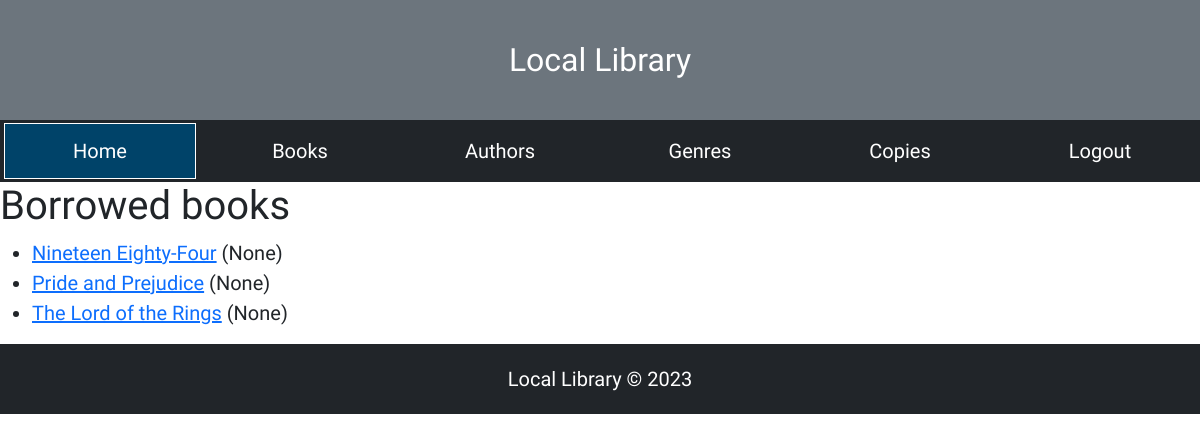
The app's page /catalog/mybooks/ (signed in) with its own data.
### catalog/models.py (models this page shows, shortened)
class BookInstance(models.Model):
    id = models.UUIDField(primary_key=True, default=uuid.uuid4, help_text='Unique ID for this particular book across whole library')
    book = models.ForeignKey(Book, on_delete=models.RESTRICT, null=True)
    imprint = models.CharField(max_length=200)
    due_back = models.DateField(null=True, blank=True)
    borrower = models.ForeignKey(User,on_delete=models.SET_NULL,blank=True,null=True)
    LOAN_STATUS = (
        ('m', 'Maintenance'),
        ('o', 'On loan'),
        ('a', 'Available'),
        ('r', 'Reserved'),
    )
    status = models.CharField(
        max_length=1,
        choices=LOAN_STATUS,
        blank=True,
        default='m',
        help_text='Book availability',
    )
    class Meta:
        ordering = ['due_back']
        permissions = (("can_mark_returned", "Set book as returned"),) # creating a permission for a model
    @property
    def is_overdue(self):
        return bool(self.due_back and date.today() > self.due_back)

class Book(models.Model):
    title = models.CharField(max_length=200)
    author = models.ForeignKey('Author', on_delete=models.SET_NULL, null=True)
    summary = models.TextField(max_length=1000, help_text='Enter a brief description of the book')
    isbn = models.CharField('ISBN', max_length=13, unique=True,
                             help_text='13 Character <a href="https://www.isbn-international.org/content/what-isbn">ISBN number</a>')
    genre = models.ManyToManyField(Genre, help_text='Select a genre for this book')
    cover = models.ImageField(blank=True, null=True, upload_to='book covers')
    def display_genre(self):
        """Create a string for the Genre. This is required to display genre in Admin."""
        return ', '.join(genre.name for genre in self.genre.all()[:3])
    display_genre.short_description = 'Genre'
    class Meta:
        ordering : ['id']

### catalog/views.py (the view)
# urls.py: path('mybooks/', views.LoanedBooksByUserListView.as_view(), name='my-borrowed'),
class LoanedBooksByUserListView(LoginRequiredMixin,PermissionRequiredMixin,ListView):
    model = BookInstance
    template_name = 'bookinstance_list_borrowed_user.html'
    paginate_by = 10
    permission_required = 'catalog.can_mark_returned' # field attributes used by class-based views to check for permissions
    def get_queryset(self):
        return (
            BookInstance.objects.filter(borrower=self.request.user)
            .filter(status__exact='o')
            .order_by('due_back')
        )

### catalog/templates/bookinstance_list_borrowed_user.html
{% extends "base.html" %}
{% block content %}
    <h1>Borrowed books</h1>
    {% if bookinstance_list %}
    <ul>
      {% for bookinst in bookinstance_list %}
      {% if perms.catalog.can_mark_returned %}
      <li class="{% if bookinst.is_overdue %}text-danger{% endif %}">
        <a href="{% url 'book-detail' bookinst.book.pk %}">{{ bookinst.book.title }}</a> ({{ bookinst.due_back }})
      </li>
      {% else %}
      <p>I don't have such permission</p>
      {% endif %}
      {% endfor %}
    </ul>
    {% else %}
      <p>There are no books borrowed.</p>
    {% endif %}
{% endblock %}

### catalog/static/css/styles.css (style rules this page uses)
html { padding: 0; }
body { font-family: 'Rajdhani', sans-serif; font-size: 20px; }

### records on screen
BookInstance: book "Nineteen Eighty-Four", due_back "None"
BookInstance: book "Pride and Prejudice", due_back "None"
BookInstance: book "The Lord of the Rings", due_back "None"
